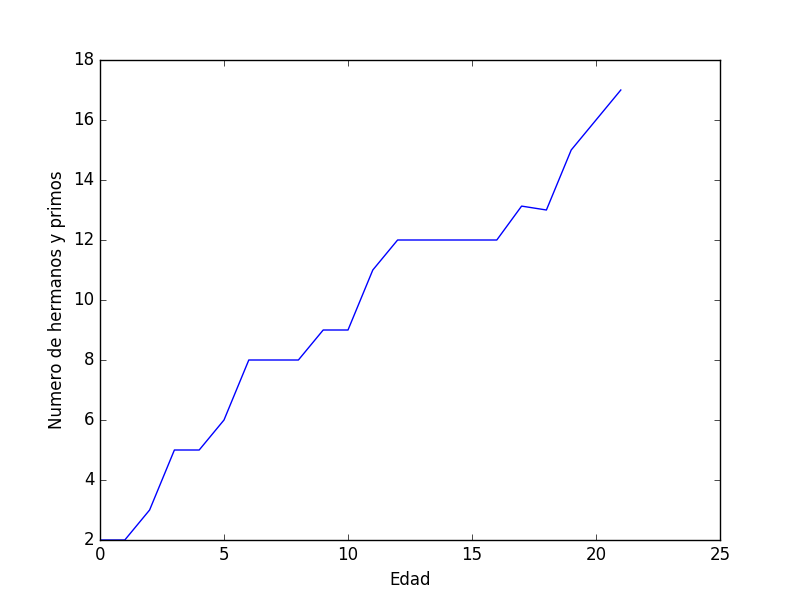

Recreate this plot in Python.


#Python usa librerias como matplotlib con objetos predeterminados com$
import matplotlib.pyplot as plt
#Construimos el objeto plt introduciendo valores que se grafican cont$
plt.plot([2,2,3,5,5,6,8,8,8,9,9,11,12,12,12,12,12,13.13,13,15,16,17])
#Con esta isntruccion colocamos un titulo al eje Y de la grafica. 
plt.ylabel('Numero de hermanos y primos')
#Con esta instruccion colocamos un titulo al eje X de la grafica.
plt.xlabel('Edad')
#Con esta isntruccion guardamos la imagen con el formato que queramos.
plt.savefig('temp.png')
#Con esta instruccion mostramos la figura. 
plt.show()


